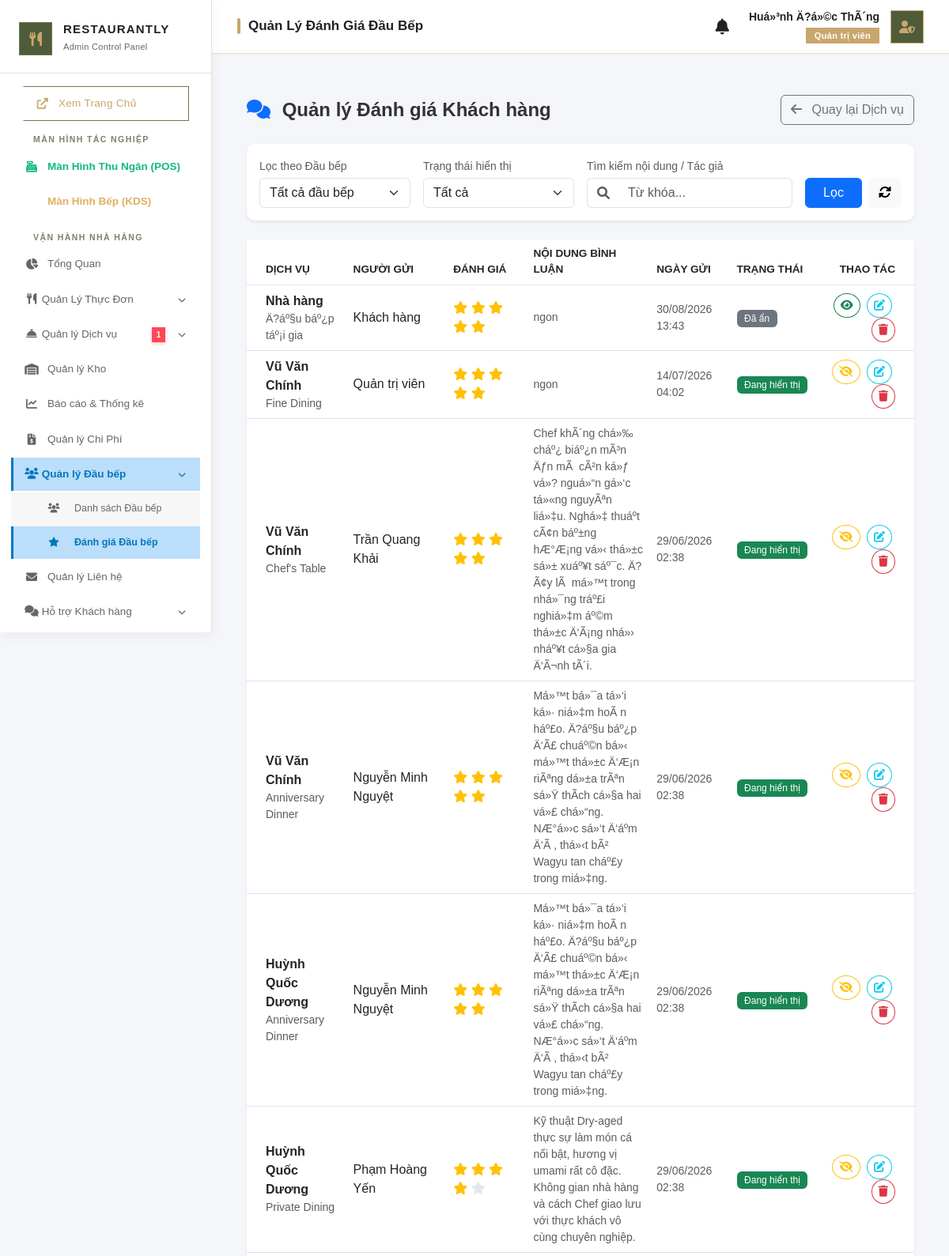
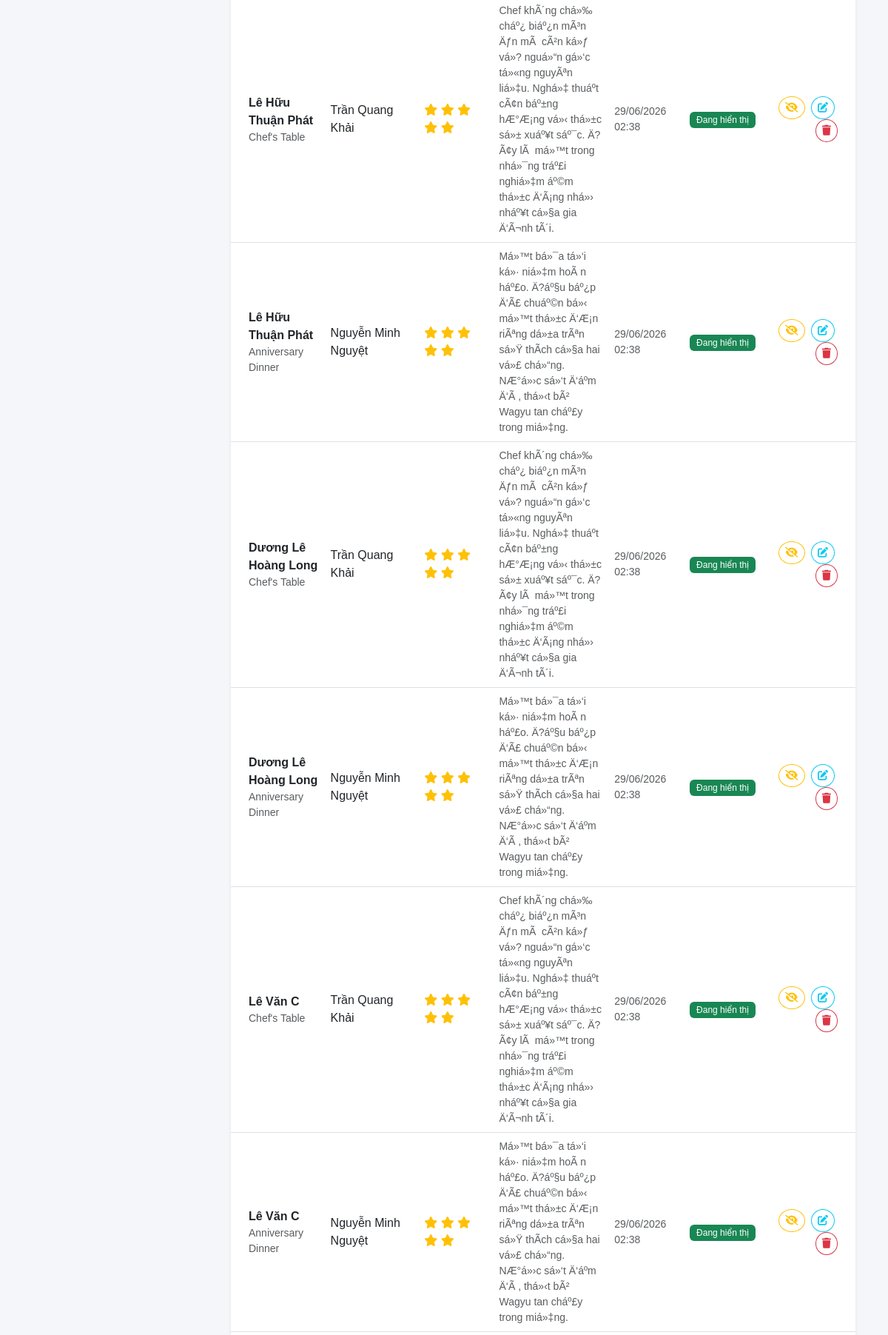
The app's page /admin/manage_chef_reviews.php (signed in, upper part) with its own data (2 pictures, top to bottom).
### tables this page shows
CREATE TABLE `chef_reviews` (
  `id` int(11) NOT NULL AUTO_INCREMENT,
  `chef_id` int(11) NOT NULL,
  `user_id` int(11) DEFAULT NULL,
  `author_name` varchar(100) DEFAULT 'KhÃ¡ch áº©n danh',
  `rating` int(11) NOT NULL CHECK (`rating` >= 1 and `rating` <= 5),
  `comment` text NOT NULL,
  `created_at` timestamp NOT NULL DEFAULT current_timestamp(),
  `status` enum('pending','approved','rejected') DEFAULT 'approved',
  `experience_type` varchar(100) DEFAULT 'Fine Dining',
  `chef_response` text DEFAULT NULL,
  `booking_id` int(11) DEFAULT NULL,
  `images` text DEFAULT NULL,
  PRIMARY KEY (`id`)
);

CREATE TABLE `chefs` (
  `id` int(11) NOT NULL AUTO_INCREMENT,
  `name` varchar(100) DEFAULT NULL,
  `position` varchar(100) DEFAULT NULL,
  `image` varchar(255) DEFAULT NULL,
  `experience` int(11) DEFAULT 0,
  `specialty` varchar(255) DEFAULT NULL,
  `description` text DEFAULT NULL,
  `quote` varchar(255) DEFAULT NULL,
  `facebook` varchar(255) DEFAULT NULL,
  `instagram` varchar(255) DEFAULT NULL,
  `email` varchar(255) DEFAULT NULL,
  `is_active` tinyint(1) DEFAULT 1,
  `is_featured` tinyint(1) DEFAULT 0,
  `sort_order` int(11) DEFAULT 0,
  `awards` text DEFAULT NULL,
  `signature_dishes` varchar(255) DEFAULT NULL,
  `signature_technique` text DEFAULT NULL,
  `signature_technique_specs` text DEFAULT NULL,
  `signature_technique_process` text DEFAULT NULL,
  `signature_technique_quote` text DEFAULT NULL,
  `signature_technique_difficulty` varchar(50) DEFAULT 'KhÃ³',
  `signature_technique_final_result` text DEFAULT NULL,
  `gallery_images` text DEFAULT NULL,
  `service_fee` int(11) DEFAULT 250000,
  PRIMARY KEY (`id`)
);

### admin/manage_chef_reviews.php (the view, shortened to what this page needs)
<?php
include '../public/admin_layout_header.php';
$db = (new Database())->getConnection();
$search = $_GET['search'] ?? '';
$page = isset($_GET['page']) ? max(1, (int)$_GET['page']) : 1;
$limit = 15;
$offset = ($page - 1) * $limit;
$where = ["1=1"];
$params = [];
$where_clause = implode(" AND ", $where);
$sql = "SELECT r.*, c.name as chef_name, c.image as chef_image
        FROM chef_reviews r
        LEFT JOIN chefs c ON r.chef_id = c.id
        WHERE $where_clause
        ORDER BY r.created_at DESC
        LIMIT $limit OFFSET $offset";
$stmt = $db->prepare($sql);
$stmt->execute($params);
$reviews = $stmt->fetchAll(PDO::FETCH_ASSOC);
?>
<div class="container-fluid py-4 min-vh-100">
    <div class="d-flex justify-content-between align-items-center mb-4 flex-wrap gap-3">
        <h4 class="fw-bold m-0"><i class="fas fa-comments me-2 text-primary"></i> Quản lý Đánh giá Khách hàng</h4>
        <a href="controllers/manage_services.php" class="btn btn-outline-secondary">
            <i class="fas fa-arrow-left me-2"></i> Quay lại Dịch vụ
        </a>
    </div>
    <div class="card card-custom p-3 mb-4 shadow-sm border-0">
        <form method="GET" class="row g-3 align-items-center">
            <div class="col-md-3">
                <label class="form-label small text-muted mb-1">Lọc theo Đầu bếp</label>
                <select name="chef_id" class="form-select">
                    <option value="0">Tất cả đầu bếp</option>
                </select>
            </div>
            <div class="col-md-3">
                <label class="form-label small text-muted mb-1">Trạng thái hiển thị</label>
                <select name="status" class="form-select">
                    <option value="">Tất cả</option>
                </select>
            </div>
            <div class="col-md-4">
                <label class="form-label small text-muted mb-1">Tìm kiếm nội dung / Tác giả</label>
                <div class="input-group">
                    <span class="input-group-text bg-white border-end-0"><i class="fas fa-search text-muted"></i></span>
                    <input type="text" name="search" class="form-control border-start-0" placeholder="Từ khóa..." value="<?= htmlspecialchars($search) ?>">
                </div>
            </div>
            <div class="col-md-2 mt-auto d-flex gap-2">
                <button type="submit" class="btn btn-primary w-100">Lọc</button>
                <a href="manage_chef_reviews.php" class="btn btn-light" title="Làm mới"><i class="fas fa-sync-alt"></i></a>
            </div>
        </form>
    </div>
    <div class="card card-custom p-0 shadow-sm border-0">
        <div class="table-responsive">
            <table class="table table-hover align-middle mb-0 text-dark">
                <thead class="bg-light text-muted" style="font-size: 0.85rem; text-transform: uppercase;">
                    <tr>
                        <th class="ps-4" style="width: 15%;">Dịch vụ</th>
                        <th style="width: 15%;">Người gửi</th>
                        <th style="width: 12%;">Đánh giá</th>
                        <th>Nội dung bình luận</th>
                        <th style="width: 12%;">Ngày gửi</th>
                        <th style="width: 12%;">Trạng thái</th>
                        <th class="text-end pe-4" style="width: 15%;">Thao tác</th>
                    </tr>
                </thead>
                <tbody>
                    <?php foreach ($reviews as $rev): ?>
                        <tr>
                            <td class="ps-4">
                                <div class="fw-bold text-dark"><?= htmlspecialchars($rev['chef_name'] ?? 'Nhà hàng') ?></div>
                                <?php if (!empty($rev['experience_type'])): ?>
                                    <div class="small text-muted"><?= htmlspecialchars($rev['experience_type']) ?></div>
                                <?php endif; ?>
                            </td>
                            <td>
                                <div class="fw-medium text-dark"><?= htmlspecialchars($rev['author_name']) ?></div>
                            </td>
                            <td>
                                <div>
                                    <?php for ($i = 1; $i <= 5; $i++): ?>
                                        <i class="fas fa-star <?= $i <= $rev['rating'] ? 'star-yellow' : 'star-grey' ?>"></i>
                                    <?php endfor; ?>
                                </div>
                            </td>
                            <td>
                                <div class="text-wrap text-muted small" style="max-width: 400px; word-break: break-word;">
                                    <?= nl2br(htmlspecialchars($rev['comment'])) ?>
                                </div>
                            </td>
                            <td>
                                <div class="small text-muted"><?= date('d/m/Y H:i', strtotime($rev['created_at'])) ?></div>
                            </td>
                            <td>
                                <?php if ($rev['status'] === 'approved'): ?>
                                    <span class="badge bg-success badge-status">Đang hiển thị</span>
                                <?php else: ?>
                                    <span class="badge bg-secondary badge-status">Đã ẩn</span>
                                <?php endif; ?>
                            </td>
                            <td class="text-end pe-4">
                                <form method="POST" class="d-inline">
                                    <?php if ($rev['status'] === 'approved'): ?>
                                        <button type="submit" class="btn btn-sm btn-outline-warning rounded-circle me-1" title="Ẩn nhận xét">
                                            <i class="fas fa-eye-slash"></i>
                                        </button>
                                    <?php else: ?>
                                        <button type="submit" class="btn btn-sm btn-outline-success rounded-circle me-1" title="Hiển thị nhận xét">
                                            <i class="fas fa-eye"></i>
                                        </button>
                                    <?php endif; ?>
                                </form>
                                <button class="btn btn-sm btn-outline-info rounded-circle me-1" title="Chỉnh sửa"
                                    onclick='openEditModal(<?= htmlspecialchars(json_encode($rev, JSON_HEX_QUOT | JSON_HEX_TAG | JSON_HEX_AMP | JSON_HEX_APOS)) ?>)'>
                                    <i class="fas fa-edit"></i>
                                </button>
                                <form method="POST" class="d-inline" onsubmit="return confirm('Bạn có chắc chắn muốn xóa nhận xét này vĩnh viễn?');">
                                    <button type="submit" class="btn btn-sm btn-outline-danger rounded-circle" title="Xóa">
                                        <i class="fas fa-trash"></i>
                                    </button>
                                </form>
                            </td>
                        </tr>
                    <?php endforeach; ?>
                </tbody>
            </table>
        </div>
    </div>
</div>
</div>
</div>
</body>
</html>

### public/admin_layout_header.php (style rules this page uses)
:root { --sidebar-bg: #ffffff; --sidebar-border: #e8e1d5; --topbar-bg: #ffffff; --accent-color: #C9A66B; --accent-green: #4F5B3A; --accent-green-light: #6A7A4E; --text-sidebar: #222222; --text-sidebar-muted: #666666; --text-main: #222222; --text-muted: #777777; --bg-main: #fcfcfc; --shadow-sm: 0 1px 3px rgba(0, 0, 0, 0.04); --shadow-md: 0 4px 16px rgba(0, 0, 0, 0.05); }
* { box-sizing: border-box; }
body { font-family: 'Plus Jakarta Sans', sans-serif; background-color: var(--bg-main); overflow-x: hidden; color: var(--text-main); }

### admin/manage_chef_reviews.php (style rules this page uses)
.badge-status { font-weight: 500; padding: 0.4em 0.8em; }
.card-custom { border-radius: 10px; }
body { background: #f4f6f9 !important; color: #333 !important; }
.star-yellow { color: #ffc107; }
.star-grey { color: #e2e8f0; }

### records on screen
chef_reviews: chef_name "Nhà hàng", experience_type "Ä?áº§u báº¿p táº¡i gia", author_name "Khách hàng", rating 5 (drawn), comment "ngon", created_at "30/08/2026 13:43", status "Đã ẩn"
chef_reviews: chef.name "Vũ Văn Chính", experience_type "Fine Dining", author_name "Quản trị viên", rating 5 (drawn), comment "ngon", created_at "14/07/2026 04:02", status "Đang hiển thị"
chef_reviews: chef.name "Vũ Văn Chính", experience_type "Chef's Table", author_name "Trần Quang Khải", rating 5 (drawn), comment "Chef khÃ´ng chá»‰ cháº¿ biáº¿n mÃ³n Äƒn mÃ cÃ²n ká»ƒ vá»? nguá»“n gá»‘c tá»«ng nguyÃªn liá»‡u. Nghá»‡ thuáº­t cÃ¢n báº±ng hÆ°Æ¡ng vá»‹ thá»±c sá»± xuáº¥t sáº¯c. Ä?Ã¢y lÃ má»™t trong nhá»¯ng tráº£i nghiá»‡m áº©m thá»±c Ä‘Ã¡ng nhá»› nháº¥t cá»§a gia Ä‘Ã¬nh tÃ´i.", created_at "29/06/2026 02:38", status "Đang hiển thị"
chef_reviews: chef.name "Vũ Văn Chính", experience_type "Anniversary Dinner", author_name "Nguyễn Minh Nguyệt", rating 5 (drawn), comment "Má»™t bá»¯a tá»‘i ká»· niá»‡m hoÃ n háº£o. Ä?áº§u báº¿p Ä‘Ã£ chuáº©n bá»‹ má»™t thá»±c Ä‘Æ¡n riÃªng dá»±a trÃªn sá»Ÿ thÃ­ch cá»§a hai vá»£ chá»“ng. NÆ°á»›c sá»‘t Ä‘áº­m Ä‘Ã , thá»‹t bÃ² Wagyu tan cháº£y trong miá»‡ng.", created_at "29/06/2026 02:38", status "Đang hiển thị"
chef_reviews: chef.name "Huỳnh Quốc Dương", experience_type "Anniversary Dinner", author_name "Nguyễn Minh Nguyệt", rating 5 (drawn), comment "Má»™t bá»¯a tá»‘i ká»· niá»‡m hoÃ n háº£o. Ä?áº§u báº¿p Ä‘Ã£ chuáº©n bá»‹ má»™t thá»±c Ä‘Æ¡n riÃªng dá»±a trÃªn sá»Ÿ thÃ­ch cá»§a hai vá»£ chá»“ng. NÆ°á»›c sá»‘t Ä‘áº­m Ä‘Ã , thá»‹t bÃ² Wagyu tan cháº£y trong miá»‡ng.", created_at "29/06/2026 02:38", status "Đang hiển thị"
chef_reviews: chef.name "Huỳnh Quốc Dương", experience_type "Private Dining", author_name "Phạm Hoàng Yến", rating 4 (drawn), comment "Kỹ thuật Dry-aged thực sự làm món cá nổi bật, hương vị umami rất cô đặc. Không gian nhà hàng và cách Chef giao lưu với thực khách vô cùng chuyên nghiệp.", created_at "29/06/2026 02:38", status "Đang hiển thị"
chef_reviews: chef.name "Lê Hữu Thuận Phát", experience_type "Chef's Table", author_name "Trần Quang Khải", rating 5 (drawn), comment "Chef khÃ´ng chá»‰ cháº¿ biáº¿n mÃ³n Äƒn mÃ cÃ²n ká»ƒ vá»? nguá»“n gá»‘c tá»«ng nguyÃªn liá»‡u. Nghá»‡ thuáº­t cÃ¢n báº±ng hÆ°Æ¡ng vá»‹ thá»±c sá»± xuáº¥t sáº¯c. Ä?Ã¢y lÃ má»™t trong nhá»¯ng tráº£i nghiá»‡m áº©m thá»±c Ä‘Ã¡ng nhá»› nháº¥t cá»§a gia Ä‘Ã¬nh tÃ´i.", created_at "29/06/2026 02:38", status "Đang hiển thị"
chef_reviews: chef.name "Lê Hữu Thuận Phát", experience_type "Anniversary Dinner", author_name "Nguyễn Minh Nguyệt", rating 5 (drawn), comment "Má»™t bá»¯a tá»‘i ká»· niá»‡m hoÃ n háº£o. Ä?áº§u báº¿p Ä‘Ã£ chuáº©n bá»‹ má»™t thá»±c Ä‘Æ¡n riÃªng dá»±a trÃªn sá»Ÿ thÃ­ch cá»§a hai vá»£ chá»“ng. NÆ°á»›c sá»‘t Ä‘áº­m Ä‘Ã , thá»‹t bÃ² Wagyu tan cháº£y trong miá»‡ng.", created_at "29/06/2026 02:38", status "Đang hiển thị"
chef_reviews: chef.name "Dương Lê Hoàng Long", experience_type "Chef's Table", author_name "Trần Quang Khải", rating 5 (drawn), comment "Chef khÃ´ng chá»‰ cháº¿ biáº¿n mÃ³n Äƒn mÃ cÃ²n ká»ƒ vá»? nguá»“n gá»‘c tá»«ng nguyÃªn liá»‡u. Nghá»‡ thuáº­t cÃ¢n báº±ng hÆ°Æ¡ng vá»‹ thá»±c sá»± xuáº¥t sáº¯c. Ä?Ã¢y lÃ má»™t trong nhá»¯ng tráº£i nghiá»‡m áº©m thá»±c Ä‘Ã¡ng nhá»› nháº¥t cá»§a gia Ä‘Ã¬nh tÃ´i.", created_at "29/06/2026 02:38", status "Đang hiển thị"
chef_reviews: chef.name "Dương Lê Hoàng Long", experience_type "Anniversary Dinner", author_name "Nguyễn Minh Nguyệt", rating 5 (drawn), comment "Má»™t bá»¯a tá»‘i ká»· niá»‡m hoÃ n háº£o. Ä?áº§u báº¿p Ä‘Ã£ chuáº©n bá»‹ má»™t thá»±c Ä‘Æ¡n riÃªng dá»±a trÃªn sá»Ÿ thÃ­ch cá»§a hai vá»£ chá»“ng. NÆ°á»›c sá»‘t Ä‘áº­m Ä‘Ã , thá»‹t bÃ² Wagyu tan cháº£y trong miá»‡ng.", created_at "29/06/2026 02:38", status "Đang hiển thị"
chef_reviews: chef.name "Lê Văn C", experience_type "Chef's Table", author_name "Trần Quang Khải", rating 5 (drawn), comment "Chef khÃ´ng chá»‰ cháº¿ biáº¿n mÃ³n Äƒn mÃ cÃ²n ká»ƒ vá»? nguá»“n gá»‘c tá»«ng nguyÃªn liá»‡u. Nghá»‡ thuáº­t cÃ¢n báº±ng hÆ°Æ¡ng vá»‹ thá»±c sá»± xuáº¥t sáº¯c. Ä?Ã¢y lÃ má»™t trong nhá»¯ng tráº£i nghiá»‡m áº©m thá»±c Ä‘Ã¡ng nhá»› nháº¥t cá»§a gia Ä‘Ã¬nh tÃ´i.", created_at "29/06/2026 02:38", status "Đang hiển thị"
chef_reviews: chef.name "Lê Văn C", experience_type "Anniversary Dinner", author_name "Nguyễn Minh Nguyệt", rating 5 (drawn), comment "Má»™t bá»¯a tá»‘i ká»· niá»‡m hoÃ n háº£o. Ä?áº§u báº¿p Ä‘Ã£ chuáº©n bá»‹ má»™t thá»±c Ä‘Æ¡n riÃªng dá»±a trÃªn sá»Ÿ thÃ­ch cá»§a hai vá»£ chá»“ng. NÆ°á»›c sá»‘t Ä‘áº­m Ä‘Ã , thá»‹t bÃ² Wagyu tan cháº£y trong miá»‡ng.", created_at "29/06/2026 02:38", status "Đang hiển thị"

### other values on screen
$pending_services_count "1"
$page_titles[$current_page] "Quản Lý Đánh Giá Đầu Bếp"
$_SESSION['username'] "Huá»³nh Ä?á»©c ThÃ´ng"
